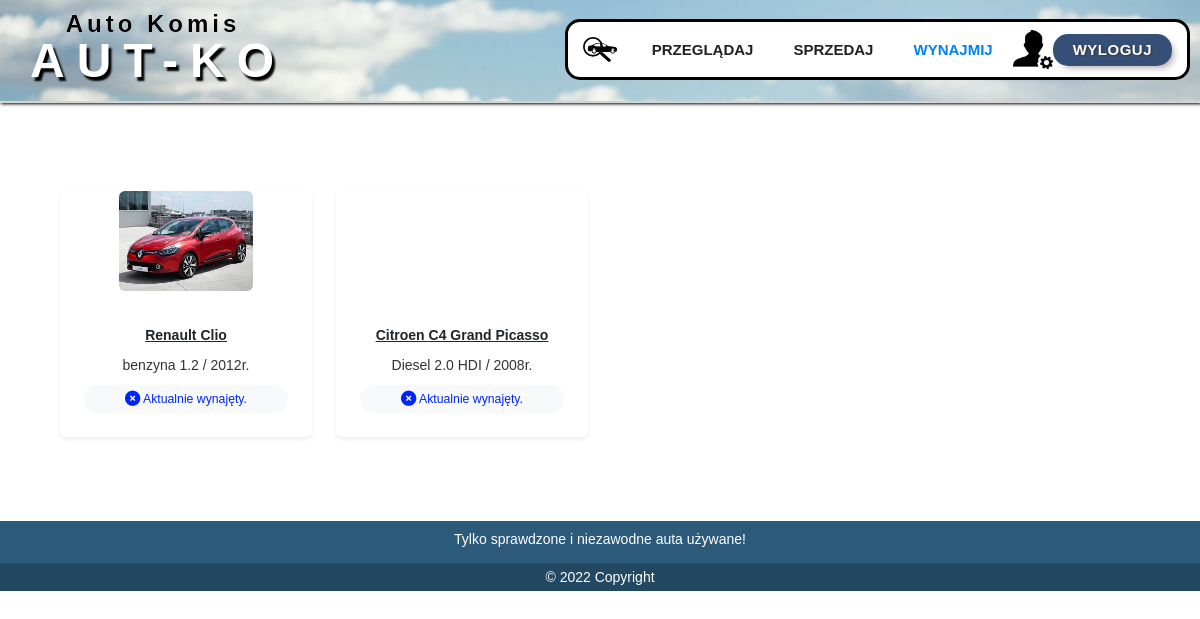
Page /wynajem (signed in) on the committed database.
### Komis/models.py (models this page shows, shortened)
class Samochod(models.Model):
    def get_year(self):
        return self.data_produkcji.year
    model = models.CharField(max_length=20)
    marka = models.ForeignKey(Marka, max_length=20, on_delete=models.CASCADE, null=True, blank=True, related_name="model")
    przebieg = models.CharField(max_length=20, null=True, blank=True)
    typ = models.CharField(choices=TYP, max_length=50)
    silnik = models.DecimalField(max_digits=3, decimal_places=1)
    kod_silnika = models.CharField(max_length=10, null=True, blank=True)
    foto = models.ImageField(upload_to='media', null=True)
    opony = models.CharField(max_length=20)
    skrzynia_biegow = models.CharField(max_length=20, choices=SKRZYNIABIEGOW, default='manualna')
    moc = models.IntegerField()
    numer_rejestracyjny = models.CharField(max_length=20, null=True, blank=True)
    numer_seryjny = models.CharField(max_length=20, null=True, blank=True)
    kolor = models.ForeignKey(Kolor, on_delete=models.CASCADE)
    liczba_drzwi = models.CharField(max_length=3, choices=LICZBADRZWI, default=5)
    cena = models.DecimalField(max_digits=20, decimal_places=2, null=True)
    data_produkcji = models.DateField(max_length=100)
    rodzaj = models.CharField(choices=RODZAJ, max_length=50, default='osobowy')
    opis = models.CharField(null=True, max_length=255)
    paliwo = models.CharField(max_length=50, choices=PALIWO, default='benzyna')
    naped = models.CharField(choices=NAPED, null=True, max_length=255, default='przód')
    rezerwacja = models.BooleanField(default=False)
    data_rezerwacji = models.DateTimeField(blank=True, null=True)
    ilosc_dni_rezerwacji = models.PositiveSmallIntegerField(default=7, blank=True, null=True)
    uzytkownik = models.ForeignKey(User, default=User, on_delete=models.CASCADE, null=True, blank=True, related_name='uzytkownik')
    data_dodania = models.DateTimeField(default=now, blank=True, editable=False)
    czyDoWynajecia = models.BooleanField(default=False)
    czyWynajety = models.BooleanField(default=False)
    data_wynajecia = models.DateTimeField(blank=True, null=True)
    okresWynajecia = models.IntegerField(null=True, blank=True, default=0)
    data_konca_wynajecia = models.DateTimeField(blank=True, null=True)
    kosztWynajmuZaDzien = models.DecimalField(max_digits=20, decimal_places=2, null=True, blank=True, default=0)
    czyWidoczny = models.BooleanField(default=False)
    class Meta:
        verbose_name = "Auto"
        verbose_name_plural = "Auta"

class Marka(models.Model):
    def __str__(self):
        return self.nazwa
    nazwa = models.CharField(max_length=255)
    class Meta:
        verbose_name = "Marka"
        verbose_name_plural = "Marki"

### Komis/views.py (the view)
# urls.py: path('wynajem', carsForRent, name='wynajem'),
@login_required
def carsForRent(request):
    carsVisible = Samochod.objects.all().filter(czyWidoczny=True)
    cars = carsVisible.filter(czyDoWynajecia=True)
    image = Zdjecie.objects.all()
    return render(request, 'carsForRent.html', {
        'cars': cars,
        'image': image,
    })

### Komis/Templates/carsForRent.html (shortened to what this page needs)
{% extends 'base.html' %}
{% load humanize %}
 {% load static %}
{% block css %}
    <link rel="stylesheet" href="{% static 'css/cars.css' %}">
{% endblock %}
{% block content %}
<div class="container-fluid px-lg-5 mt-5 ">
    <div class="row">
            {% for car in cars %}
            {% include "car_gallery.html" %}
            {% endfor %}
    </div>
</div>
{% endblock %}

### Komis/Templates/car_gallery.html (shortened to what this page needs)
{% load humanize %}
      <div class="col-xl-3 col-lg-4 col-md-6 mb-4 mt-5">
        <div class="bg-white rounded shadow-sm text-center">
            <a href="/samochod/{{car.id}}/">
            <img src ='../media/{{car.foto}}' alt="" class="rounded" data-target="#image-gallery" height="100px" max-width="100%">
            </a>
          <div class="p-4">
            <h5> <a href="/samochod/{{car.id}}/" class="text-dark">{{car.marka}} {{car.model}} </a></h5>
              <p>{{car.paliwo}} {{car.silnik}} {{car.kod_silnika|default_if_none:" "|upper}} / {{car.get_year}}r.</p>
              {% if car.czyDoWynajecia == True %}
                    {% if car.czyWynajety == True %}
                        <tr>
                            <div class=" d-flex align-items-center justify-content-center rounded-pill bg-light px-1 py-1 mt-1">
                            <p class="small mb-0 red"><span class="font-weight-bold"> Aktualnie wynajęty.</span></p>
                            </div>
                        </tr>
                    {% else %}
                        <tr>
                            <div class=" d-flex align-items-center justify-content-center rounded-pill bg-light px-1 py-1 mt-1">
                            <p class="small mb-0"><i class="fa fa-light fa-hand-holding-dollar fa-lg"></i><span class="font-weight-bold"> {{ car.kosztWynajmuZaDzien|intcomma }} zł za dzień</span></p>
                            </div>
                        </tr>
                    {% endif %}
                {% else %}
                    <p class="red">{{ car.cena|intcomma }} zł</p>
                        <div class=" d-flex align-items-center justify-content-center rounded-pill bg-light px-1 py-1 mt-1">
                        <p class="small mb-0"><i class="fa fa-light fa-pen fa-lg"></i><span class="font-weight-bold"> {{ car.opis|truncatewords:6 }}</span></p>
                        </div>
                {% endif %}
          </div>
        </div>
      </div>

### Komis/static/css/base.css (style rules this page uses)
* { -webkit-box-sizing:border-box;-moz-box-sizing:border-box;box-sizing:border-box }
html { height:100% }
body { margin:0;min-height:100%;background-color:#fff;font-family:Arial,sans-serif;font-size:14px;line-height:20px;color:#333 }
img { vertical-align:middle;display:inline-block }
h1,h2,h3,h4,h5,h6 { font-weight:bold;margin-bottom:10px }
h5 { font-size:14px;line-height:20px;margin-top:10px }
p { margin-top:0;margin-bottom:10px }
.body-3 { height: 100vh; margin-top: 0px; margin-right: 0px; margin-left: 0px; border-radius: 0px; }

### Komis/static/css/cars.css (style rules this page uses)
.red { color:#0024ff; }

### rows in the picture
Samochod: foto (picture), marka "Renault", model "Clio", paliwo "benzyna", silnik "1.2", get_year "2012", czyDoWynajecia "Aktualnie wynajęty."
Samochod: marka "Citroen", model "C4 Grand Picasso", paliwo "Diesel", silnik "2.0", kod_silnika "HDI", get_year "2008", czyDoWynajecia "Aktualnie wynajęty."
